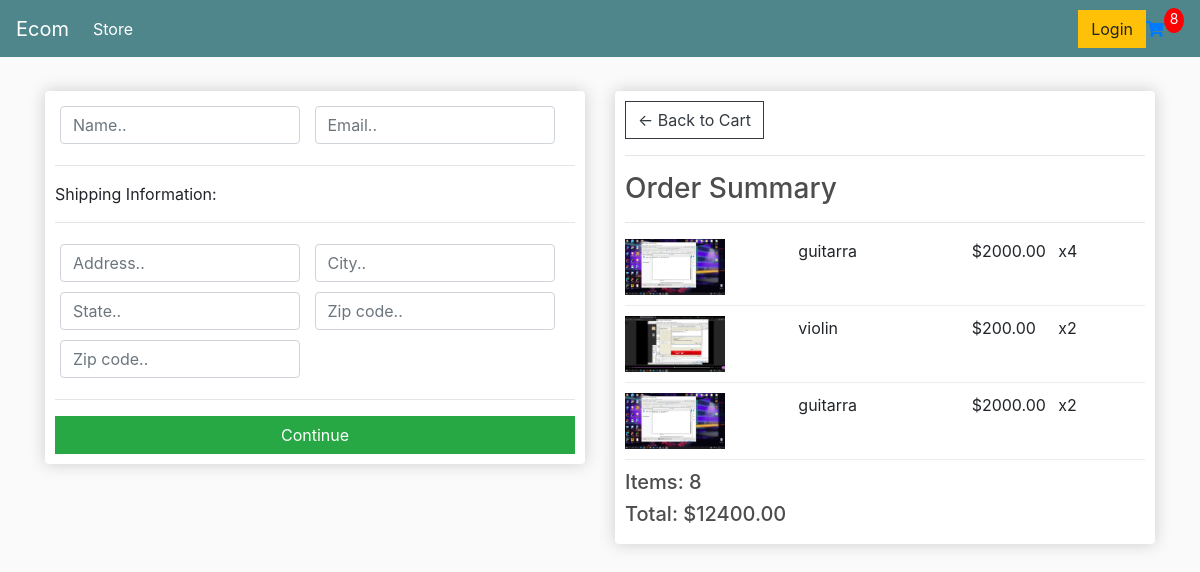
/checkout/ (signed in), run on an earlier commit of the app's database.
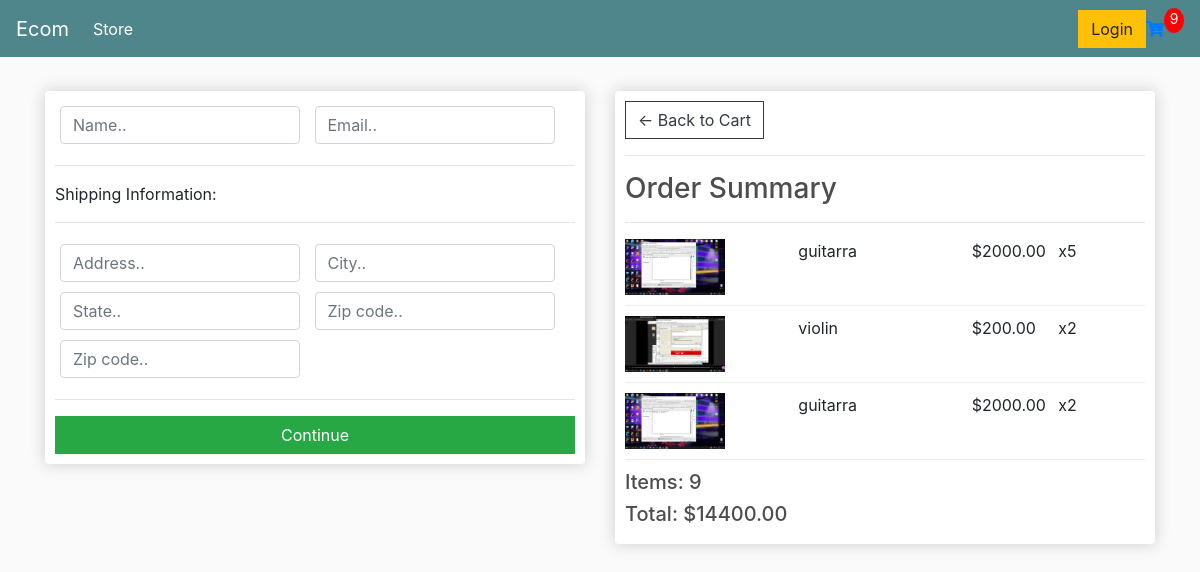
And on a later commit of the database.
### app/models.py (models this page shows, shortened)
class OrderItem(models.Model):
	product = models.ForeignKey(Product, on_delete=models.SET_NULL, null=True)
	order = models.ForeignKey(Order, on_delete=models.SET_NULL, null=True)
	quantity = models.IntegerField(default=0, null=True, blank=True)
	date_added = models.DateTimeField(auto_now_add=True)
	@property
	def get_total(self):
		total = self.product.price * self.quantity
		return total

class Order(models.Model):
	customer = models.ForeignKey(Customer, on_delete=models.SET_NULL, null=True, blank=True)
	date_ordered = models.DateTimeField(auto_now_add=True)
	complete = models.BooleanField(default=False)
	transaction_id = models.CharField(max_length=100, null=True)
	@property
	def get_cart_total(self):
		orderitems = self.orderitem_set.all()
		total = sum([item.get_total for item in orderitems])
		return total
	@property
	def get_cart_items(self):
		orderitems = self.orderitem_set.all()
		total = sum([item.quantity for item in orderitems])
		return total

class Product(models.Model):
	name = models.CharField(max_length=200)
	marca = models.CharField(max_length=50,blank=True)
	price = models.FloatField()
	image = models.ImageField(null=True, blank=True)
	@property
	def imageURL(self):
		try:
			url = self.image.url
		except:
			url = ''
		return url

### app/views.py (the view)
# urls.py: path('checkout/', checkout, name="checkout"),
def checkout(request):
	if request.user.is_authenticated:
		customer = request.user.customer
		order, created = Order.objects.get_or_create(customer=customer, complete=False)
		items = order.orderitem_set.all()
		cartItems = order.get_cart_items
	else:
		items = []
		order = {'get_cart_total':0, 'get_cart_items':0}
		cartItems = order['get_cart_items']
	context = {'items':items, 'order':order, 'cartItems':cartItems}
	return render(request, 'app/checkout.html', context)

### app/templates/app/checkout.html (shortened to what this page needs)
{% extends 'app/main.html' %}
{% load static %}
{% block content %}
     <div class="row">
		<div class="col-lg-6">
			<div class="box-element" id="form-wrapper">
				<form id="form">
					<div id="user-info">
						<div class="form-field">
							<input required class="form-control" type="text" name="name" placeholder="Name..">
						</div>
						<div class="form-field">
							<input required class="form-control" type="email" name="email" placeholder="Email..">
						</div>
					</div>
					<div id="shipping-info">
						<hr>
						<p>Shipping Information:</p>
						<hr>
						<div class="form-field">
							<input class="form-control" type="text" name="address" placeholder="Address..">
						</div>
						<div class="form-field">
							<input class="form-control" type="text" name="city" placeholder="City..">
						</div>
						<div class="form-field">
							<input class="form-control" type="text" name="state" placeholder="State..">
						</div>
						<div class="form-field">
							<input class="form-control" type="text" name="zipcode" placeholder="Zip code..">
						</div>
						<div class="form-field">
							<input class="form-control" type="text" name="country" placeholder="Zip code..">
						</div>
					</div>
					<hr>
					<input id="form-button" class="btn btn-success btn-block" type="submit" value="Continue">
				</form>
			</div>
			<br>
		</div>
		<div class="col-lg-6">
			<div class="box-element">
				<a  class="btn btn-outline-dark" href="{% url 'cart' %}">&#x2190; Back to Cart</a>
				<hr>
				<h3>Order Summary</h3>
				<hr>
				{% for item in items %}
				<div class="cart-row">
					<div style="flex:2"><img class="row-image" src="{{item.product.imageURL}}"></div>
					<div style="flex:2"><p>{{item.product.name}}</p></div>
					<div style="flex:1"><p>${{item.product.price|floatformat:2}}</p></div>
					<div style="flex:1"><p>x{{item.quantity}}</p></div>
				</div>
				{% endfor %}
				<h5>Items:   {{order.get_cart_items}}</h5>
				<h5>Total:   ${{order.get_cart_total|floatformat:2}}</h5>
			</div>
		</div>
	</div>
{% endblock content %}

What changed in the data, as far as the page shows it:
changed OrderItem (number 1 of 3 on the later page): quantity "4" → "5"
changed through a linked row, Order: get_cart_items "8" → "9"; get_cart_total "12400.00" → "14400.00"
Also different on the page:
{{ cartItems }}: "8" → "9"
